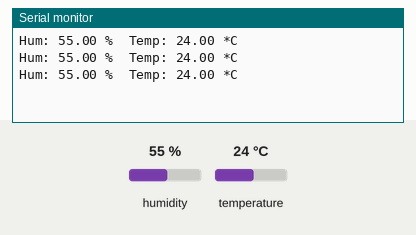
This sketch was run on a simulated Arduino Uno, built with avr-gcc and run on an emulated ATmega328P. Parts: the last lines printed to the serial monitor. Inputs (shaded band) come from the test bench; at power-on: humidity 55 %, temperature 24 °C.

Above: at 3.8 s.
3.9 s: humidity set to 22 %
At 6.6 s:
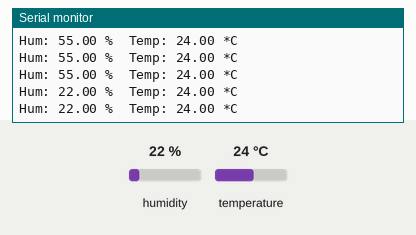
6.8 s: temperature set to 12 °C
At 7.5 s:
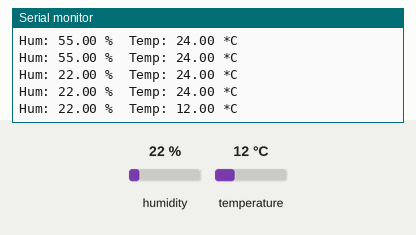
9.7 s: humidity set to 40 %
At 10.7 s:
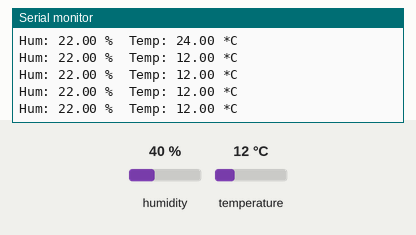
Timing chart, 0 to 12.7 s (numbered marks = the images above; inputs shaded):
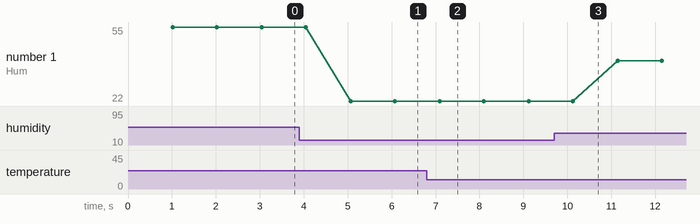

Measured:
- after the input at 3.9 s, the serial monitor: prints a new line after 1.2 s (image 1)
- after the input at 6.8 s, the serial monitor: prints a new line after 0.30 s (image 2)
- plotted number 1: 55 → 22 after the input at 3.9 s, 22 → 40 after the input at 9.7 s

The sketch:

humidity.ino
```cpp
//
// FaBo Brick Sample
//
// brick_analog_humidity
//
// DHT Library Downloads
// https://github.com/adafruit/DHT-sensor-library

#include "DHT.h"
DHT dht(A0, DHT11);

void setup() {
  Serial.begin(9600);
  dht.begin();
}

void loop() {

  delay(1000);

  float h = dht.readHumidity();
  float t = dht.readTemperature();

  Serial.print("Hum: ");
  Serial.print(h);
  Serial.print(" %");
  Serial.print("  Temp: ");
  Serial.print(t);
  Serial.println(" *C");
}
```
